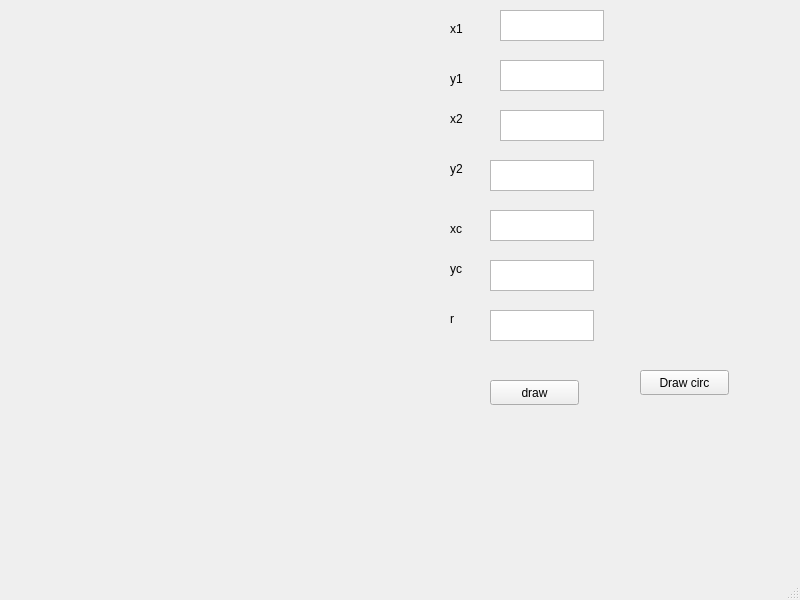
<?xml version="1.0" encoding="UTF-8"?>
<ui version="4.0">
 <class>MainWindow</class>
 <widget class="QMainWindow" name="MainWindow">
  <property name="geometry">
   <rect>
    <x>0</x>
    <y>0</y>
    <width>800</width>
    <height>600</height>
   </rect>
  </property>
  <property name="windowTitle">
   <string>MainWindow</string>
  </property>
  <widget class="QWidget" name="centralwidget">
   <widget class="QLabel" name="label">
    <property name="geometry">
     <rect>
      <x>0</x>
      <y>0</y>
      <width>400</width>
      <height>400</height>
     </rect>
    </property>
    <property name="text">
     <string/>
    </property>
   </widget>
   <widget class="QLabel" name="label_2">
    <property name="geometry">
     <rect>
      <x>450</x>
      <y>20</y>
      <width>67</width>
      <height>17</height>
     </rect>
    </property>
    <property name="text">
     <string>x1</string>
    </property>
   </widget>
   <widget class="QLabel" name="label_3">
    <property name="geometry">
     <rect>
      <x>450</x>
      <y>70</y>
      <width>67</width>
      <height>17</height>
     </rect>
    </property>
    <property name="text">
     <string>y1</string>
    </property>
   </widget>
   <widget class="QLabel" name="label_4">
    <property name="geometry">
     <rect>
      <x>450</x>
      <y>110</y>
      <width>67</width>
      <height>17</height>
     </rect>
    </property>
    <property name="text">
     <string>x2</string>
    </property>
   </widget>
   <widget class="QLabel" name="label_5">
    <property name="geometry">
     <rect>
      <x>450</x>
      <y>160</y>
      <width>67</width>
      <height>17</height>
     </rect>
    </property>
    <property name="text">
     <string>y2</string>
    </property>
   </widget>
   <widget class="QTextEdit" name="textEdit">
    <property name="geometry">
     <rect>
      <x>500</x>
      <y>10</y>
      <width>104</width>
      <height>31</height>
     </rect>
    </property>
   </widget>
   <widget class="QTextEdit" name="textEdit_2">
    <property name="geometry">
     <rect>
      <x>500</x>
      <y>60</y>
      <width>104</width>
      <height>31</height>
     </rect>
    </property>
   </widget>
   <widget class="QTextEdit" name="textEdit_3">
    <property name="geometry">
     <rect>
      <x>500</x>
      <y>110</y>
      <width>104</width>
      <height>31</height>
     </rect>
    </property>
   </widget>
   <widget class="QTextEdit" name="textEdit_4">
    <property name="geometry">
     <rect>
      <x>490</x>
      <y>160</y>
      <width>104</width>
      <height>31</height>
     </rect>
    </property>
   </widget>
   <widget class="QPushButton" name="pushButton">
    <property name="geometry">
     <rect>
      <x>490</x>
      <y>380</y>
      <width>89</width>
      <height>25</height>
     </rect>
    </property>
    <property name="text">
     <string>draw</string>
    </property>
   </widget>
   <widget class="QLabel" name="label_6">
    <property name="geometry">
     <rect>
      <x>450</x>
      <y>220</y>
      <width>67</width>
      <height>17</height>
     </rect>
    </property>
    <property name="text">
     <string>xc</string>
    </property>
   </widget>
   <widget class="QLabel" name="label_7">
    <property name="geometry">
     <rect>
      <x>450</x>
      <y>260</y>
      <width>67</width>
      <height>17</height>
     </rect>
    </property>
    <property name="text">
     <string>yc</string>
    </property>
   </widget>
   <widget class="QLabel" name="label_8">
    <property name="geometry">
     <rect>
      <x>450</x>
      <y>310</y>
      <width>67</width>
      <height>17</height>
     </rect>
    </property>
    <property name="text">
     <string>r</string>
    </property>
   </widget>
   <widget class="QTextEdit" name="textEdit_5">
    <property name="geometry">
     <rect>
      <x>490</x>
      <y>210</y>
      <width>104</width>
      <height>31</height>
     </rect>
    </property>
   </widget>
   <widget class="QTextEdit" name="textEdit_6">
    <property name="geometry">
     <rect>
      <x>490</x>
      <y>260</y>
      <width>104</width>
      <height>31</height>
     </rect>
    </property>
   </widget>
   <widget class="QTextEdit" name="textEdit_7">
    <property name="geometry">
     <rect>
      <x>490</x>
      <y>310</y>
      <width>104</width>
      <height>31</height>
     </rect>
    </property>
   </widget>
   <widget class="QPushButton" name="pushButton_2">
    <property name="geometry">
     <rect>
      <x>640</x>
      <y>370</y>
      <width>89</width>
      <height>25</height>
     </rect>
    </property>
    <property name="text">
     <string>Draw circ</string>
    </property>
   </widget>
  </widget>
  <widget class="QMenuBar" name="menubar">
   <property name="geometry">
    <rect>
     <x>0</x>
     <y>0</y>
     <width>800</width>
     <height>25</height>
    </rect>
   </property>
  </widget>
  <widget class="QStatusBar" name="statusbar"/>
 </widget>
 <resources/>
 <connections/>
</ui>
